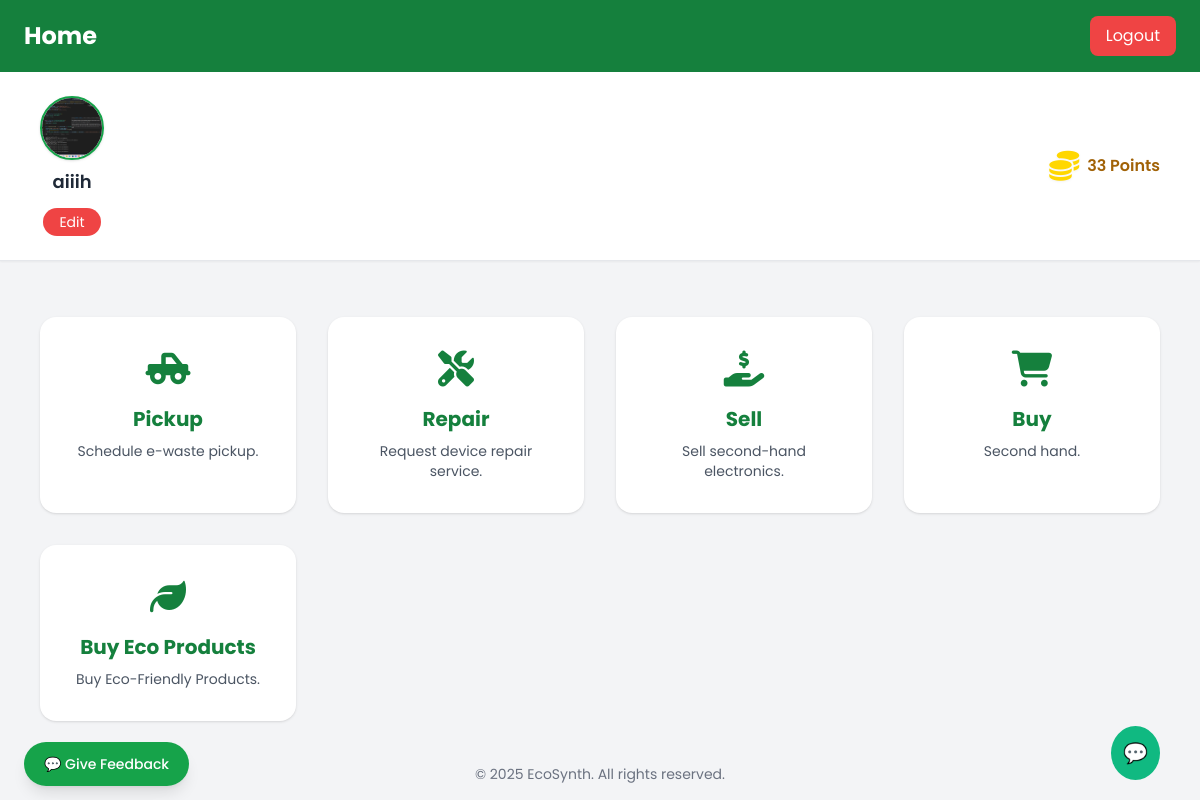
Screenshot of /udashboard/ (signed in) with the database file from the repository.
### EcoSynth/models.py (models this page shows, shortened)
class uregistration(models.Model):
    name = models.CharField(max_length=100)
    age = models.IntegerField()
    email = models.EmailField()  # Add this
    phone = models.CharField(max_length=15)
    address = models.TextField()
    password = models.CharField(max_length=100,)
    profile_pic = models.FileField(upload_to='profile_pics/')
    points = models.IntegerField(default=0)

### EcoSynth/views.py (the view)
# urls.py: path('udashboard/', views.udashboard, name='udashboard'),
def udashboard(request):
    user_id = request.session.get('user_id')
    if not user_id:
        return redirect('ulogin')
    user = uregistration.objects.get(id=user_id)
    return render(request, 'udashboard.html', {'user': user})

### EcoSynth/templates/udashboard.html (shortened to what this page needs)
{% load static %}
<!DOCTYPE html>
<html lang="en">
<head>
  <script src="https://cdn.tailwindcss.com"></script>
  <link href="https://cdnjs.cloudflare.com/ajax/libs/font-awesome/6.5.0/css/all.min.css" rel="stylesheet">
</head>
<body class="bg-gray-100 min-h-screen flex flex-col">
  <header class="bg-green-700 text-white py-4 px-6 shadow flex justify-between items-center">
    <h1 class="text-2xl font-bold">Home</h1>
    <a href="{% url 'ulogin' %}" class="bg-red-500 hover:bg-red-600 text-white px-4 py-2 rounded-lg transition">Logout</a>
  </header>
  <section class="bg-white shadow-sm py-6 border-b">
    <div class="max-w-6xl mx-auto px-4 flex items-center justify-between flex-wrap gap-4">
      <div class="flex flex-col items-center gap-2">
        <img src="{{ user.profile_pic.url }}" alt="Profile" class="w-16 h-16 object-cover rounded-full border-2 border-green-600 shadow">
        <h2 class="text-lg font-semibold text-gray-800">{{ user.name }}</h2>
        <a href="{% url 'ueditprofile' %}" class="mt-1 bg-red-500 hover:bg-red-600 text-white px-4 py-1 text-sm rounded-full transition">
          Edit
        </a>
      </div>
      <div class="flex items-center gap-2 text-base font-semibold">
        <i class="fas fa-coins text-3xl drop-shadow-sm" style="color: #FFD700;"></i>
        <span class="text-yellow-700">{{ user.points|default:0 }} Points</span>
      </div>
    </div>
  </section>
<section class="max-w-6xl mx-auto mt-14 px-4 grid grid-cols-1 sm:grid-cols-2 lg:grid-cols-4 gap-8">
  <a href="{% url 'pickup' %}" class="bg-white text-center p-8 rounded-2xl shadow hover:shadow-lg transition hover:-translate-y-1">
    <i class="fas fa-truck-pickup text-4xl text-green-700 mb-4"></i>
    <h3 class="text-xl font-bold text-green-700">Pickup</h3>
    <p class="text-sm text-gray-600 mt-2">Schedule e-waste pickup.</p>
  </a>
  <a href="{% url 'repair' %}" class="bg-white text-center p-8 rounded-2xl shadow hover:shadow-lg transition hover:-translate-y-1">
    <i class="fas fa-tools text-4xl text-green-700 mb-4"></i>
    <h3 class="text-xl font-bold text-green-700">Repair</h3>
    <p class="text-sm text-gray-600 mt-2">Request device repair service.</p>
  </a>
  <a href="{% url 'sell' %}" class="bg-white text-center p-8 rounded-2xl shadow hover:shadow-lg transition hover:-translate-y-1">
    <i class="fas fa-hand-holding-dollar text-4xl text-green-700 mb-4"></i>
    <h3 class="text-xl font-bold text-green-700">Sell</h3>
    <p class="text-sm text-gray-600 mt-2">Sell second-hand electronics.</p>
  </a>
  <a href="{% url 'buy' %}" class="bg-white text-center p-8 rounded-2xl shadow hover:shadow-lg transition hover:-translate-y-1">
    <i class="fas fa-cart-shopping text-4xl text-green-700 mb-4"></i>
    <h3 class="text-xl font-bold text-green-700">Buy</h3>
    <p class="text-sm text-gray-600 mt-2">Second hand.</p>
  </a>
  <a href="{% url 'product_list' %}" class="bg-white text-center p-8 rounded-2xl shadow hover:shadow-lg transition hover:-translate-y-1">
    <i class="fas fa-leaf text-4xl text-green-700 mb-4"></i>
    <h3 class="text-xl font-bold text-green-700">Buy Eco Products</h3>
    <p class="text-sm text-gray-600 mt-2">Buy Eco-Friendly Products.</p>
  </a>
</section>
  <div class="fixed bottom-6 left-6">
    <a href="{% url 'feedback' %}" class="bg-green-600 hover:bg-green-700 text-white px-5 py-3 rounded-full shadow-lg transition text-sm font-medium">
      💬 Give Feedback
    </a>
  </div>
  <footer class="mt-auto text-center text-sm text-gray-500 py-4">
    &copy; 2025 EcoSynth. All rights reserved.
  </footer>
</body>
</html>

### EcoSynth/templates/udashboard.html (style rules this page uses)
body { font-family: 'Poppins', sans-serif; }

### rows the page displays
uregistration: profile_pic (picture), name "aiiih", points "33"
